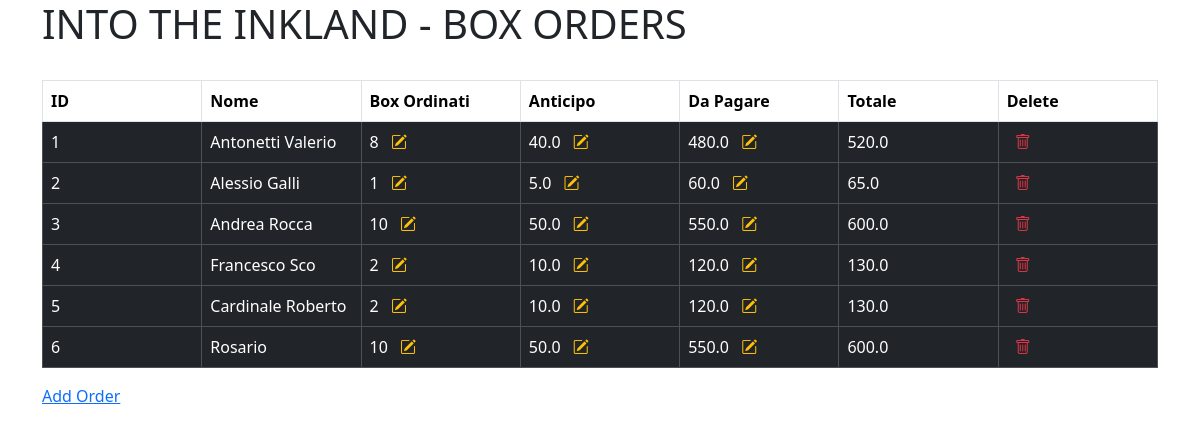
The app's page /boxrecap, older data.
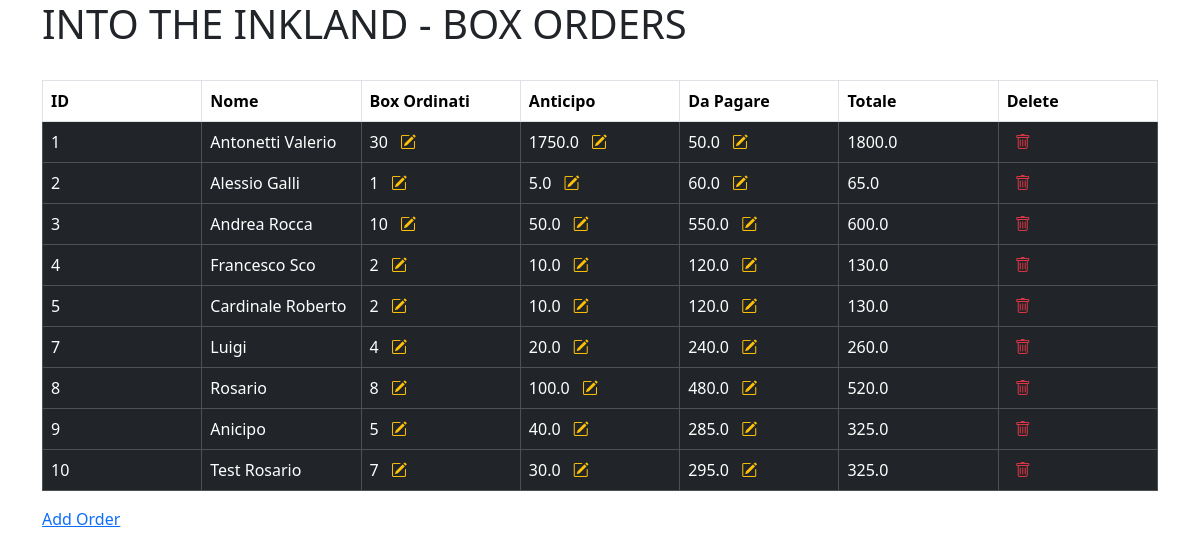
The same page, newer data.
### db/models.py (models this page shows)
class User(Base):
    __tablename__ = 'users'
    id = Column(Integer, primary_key=True, index=True, autoincrement=True)
    name = Column(String, nullable=False)
    box = Column(Integer, nullable=False)
    payd = Column(Float)
    topay = Column(Float)
    total = Column(Float)

### main.py (the view)
@app.route("/boxrecap", methods=['GET'])
def box_recap():
    if request.method == "GET":
        db: Session = next(get_db())
        users = db.query(User).all()
        return render_template("boxrecap.html", users=users)
    else:
        return "Method not allowed"

### db/session.py (called while the page is built)
def get_db():
    db = SessionLocal()
    try:
        yield db
    finally:
        db.close()

### templates/boxrecap.html (shortened to what this page needs)
<!DOCTYPE html>
{% extends 'base.html' %}
  {% block content %}
  <div class="container">
    <div class="row">
      <div class="col-sm-12">
        <h1>INTO THE INKLAND - BOX ORDERS</h1>
        <br />
        <div class="table-responsive">
          <table class="table table-hover table-bordered">
            <thead>
              <tr>
                <th scope="col" class="col-1" >ID</th>
                <th scope="col" class="col-1">Nome</th>
                <th scope="col" class="col-1">Box Ordinati</th>
                <th scope="col" class="col-1">Anticipo</th>
                <th scope="col" class="col-1">Da Pagare</th>
                <th scope="col" class="col-1">Totale</th>
                <th scope="col" class="col-1">Delete</th>
              </tr>
            </thead>
            <tbody>
              {% for user in users %}
              <tr class="table-dark">
                <td>{{ user.id }}</td>
                <td>{{ user.name }}</td>
                <td>{{ user.box }}
                  <a
                    href="{{ url_for('add_box', user_id=user.id) }}"
                    class="text-warning ms-2"
                    title="Aggiungi box"
                  >
                    <i class="bi bi-pencil-square"></i>
                  </a>
                </td>
                <td>{{ user.payd }}
                  <a
                    href="{{ url_for('deposit', user_id=user.id) }}"
                    class="text-warning ms-2"
                    title="Vai alla pagina di pagamento"
                  >
                    <i class="bi bi-pencil-square"></i>
                  </a>
                </td>
                <td>
                  {{ user.topay }}
                  <a
                    href="{{ url_for('pay', user_id=user.id) }}"
                    class="text-warning ms-2"
                    title="Vai alla pagina di pagamento"
                  >
                    <i class="bi bi-pencil-square"></i>
                  </a>
                </td>
                <td>{{ user.total }}</td>
                <td>
                  <a
                    href="{{ url_for('delete_user', user_id=user.id) }}"
                    class="text-danger ms-2 delete-btn"
                    data-user-id="{{ user.id }}"
                    title="Cancella record"
                  >
                    <i class="bi bi-trash"></i>
                  </a>
                </td>
              </tr>
              {% endfor %}
            </tbody>
          </table>
        </div>
        <p><a href="{{ url_for('add_user') }}">Add Order</a></p>
      </div>
    </div>
  </div>
  {% endblock %}

### templates/base.html (shortened to what this page needs)
<!DOCTYPE html>
<html lang="en">
  <head>
      {{ bootstrap.load_css() }}
      <link href="https://cdn.jsdelivr.net/npm/bootstrap-icons@1.10.5/font/bootstrap-icons.css" rel="stylesheet">
  </head>
  <body>
    {% block content %}{% endblock %}
  </body>
</html>

Row changes from the older to the newer data that the page shows:
removed User: id "6", name "Rosario", box "10", payd "50.0", topay "550.0", total "600.0"
changed User "Antonetti Valerio": box "8" → "30"; payd "40.0" → "1750.0"; topay "480.0" → "50.0"; total "520.0" → "1800.0"
added User: id "7", name "Luigi", box "4", payd "20.0", topay "240.0", total "260.0"
added User: id "8", name "Rosario", box "8", payd "100.0", topay "480.0", total "520.0"
added User: id "9", name "Anicipo", box "5", payd "40.0", topay "285.0", total "325.0"
added User: id "10", name "Test Rosario", box "7", payd "30.0", topay "295.0", total "325.0"
